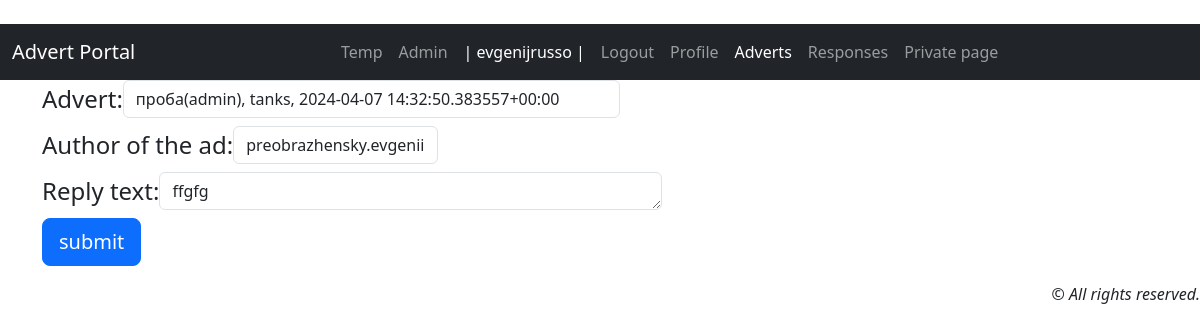
/callboard/responses/update/63 (signed in), run on the app's committed database.
### callboard/models.py (models this page shows, shortened)
class User(AbstractUser):
    code = models.CharField(max_length=15, blank=True, null=True, verbose_name=_('Code'))  # доп. поле для user

class Response(models.Model):
    text = models.TextField(_('Reply text'))  # Текст ответа
    response_date = models.DateTimeField(auto_now_add=True, verbose_name=_('Date of response'))  # Дата ответа
    advert = models.ForeignKey(
        Advert,
        on_delete=models.CASCADE,
        verbose_name=_('Advert'),
        related_name='responses'
    )
    user = models.ForeignKey(
        User,
        on_delete=models.CASCADE,
        verbose_name='Author of the ad',
        related_name='responses'
    )
    accept = models.BooleanField(default=False, verbose_name='Accept')  # принимать пользователем объевления
    class Meta:
        verbose_name = _('Response')
        verbose_name_plural = _('Responses')
        ordering = ['-response_date']

### callboard/views/response.py (the view, shortened to what this page needs)
# urls.py: path('callboard/responses/update/<int:pk>', ResponseUpdate.as_view(), name='response_update'),
class ResponseUpdate(LoginRequiredMixin, UpdateView):
    model = Response
    form_class = ResponseForm
    template_name = 'callboard/response_update.html'
    def get_object(self, **kwargs):
        idu = self.kwargs.get('pk')
        return Response.objects.get(pk=idu)

### callboard/forms.py
class ResponseForm(forms.ModelForm):
    def __init__(self, *args, **kwargs):
        super(ResponseForm, self).__init__(*args, **kwargs)
        for visible in self.visible_fields():
            visible.field.widget.attrs.update({'class': 'form-control'})
    class Meta:
        model = Response
        fields = ['advert', 'user', 'text']
        label = [_('Advert'), _('User'), _('Text'), ]
        widgets = {
            'text': forms.Textarea(attrs={'cols': 50, 'rows': 1, 'required': True}),
        }

### callboard/models.py (called while the page is built)
    def __str__(self):
        return f'{self.title}, {self.category}, {self.created}'

### callboard/templates/callboard/response_update.html (shortened to what this page needs)
{% extends 'default.html' %}
{% load i18n %}
{% block content %}
<div class="container gap-3">
    <form action="" method="post" novalidate class=""> {% csrf_token %}
       <div>
           {% for fields in form %}
           <div style="display:flex; flex-direction: row; justify-content: left; align-items: center">
               <h4><label>{{ fields.label_tag }} </label></h4>
               <h4><span>  {{ fields }} </span></h4>
           </div>
            {% endfor %}
             <input class="btn btn-lg btn-primary" type="submit" value="submit" />
      </div>
    </form>
</div>
{% endblock content %}

### templates/default.html (shortened to what this page needs)
{% load django_bootstrap5 %}
{% load i18n %}
{% load static %}
{{ '<' }}{{ '!DOCTYPE html>' }}
<html lang="en">
<head>
    {% bootstrap_css %}
     <link rel="stylesheet" type="text/css" href="{% static 'callboard/css/styles.css' %}">
</head>
<body class="contaiter-fluid">
    <nav class="navbar navbar-expand-lg navbar-dark bg-dark">
      <div class="container-fluid">
           <a class="navbar-brand" href="#">Advert Portal</a>
       <div class="collapse navbar-collapse justify-content-center" id="navbarNav">
              <ul class="navbar-nav mb-2 mb-lg-0">
                 <li class="nav-item active"><a class="nav-link" aria-current="page" href="../">Temp</a></li>
                 <li class="nav-item"><a class="nav-link" href="/admin/">Admin</a></li>
                 <li class="nav-item">{% if user.is_authenticated %}<a class="nav-link active">| {{ request.user.username }} |</a>{% endif %}</li>
                 <li class="nav-item">{% if user.is_authenticated %}<a class="nav-link" href='{% url "account_logout" %}'>{% trans "Logout" %}</a>{% endif %}</li>
                 <li class="nav-item">{% if user.is_authenticated %}<a class="nav-link" href='{% url "profile" %}'>{% trans "Profile" %}</a>{% endif %}</li>
                 <li class="nav-item"><a class="nav-link active" href='{% url "advert_list" %}'>{% translate "Adverts" %}</a></li>
                 <li class="nav-item"><a class="nav-link" href='{% url "response_list" %}'>{% translate "Responses" %}</a></li>
                 <li class="nav-item"><a class="nav-link" href='{% url "private_response" %}'>{% translate "Private page" %}</a></li>
              </ul>
         </div>
      </div>
    </nav>
    {% block content %}
    {% endblock content %}
<footer class="mt-3"><p class="text-end fst-italic">&copy; All rights reserved.</p></footer>
</body>
</html>

### callboard/static/callboard/css/styles.css (style rules this page uses)
:root, [data-bs-theme=light] { --bs-blue: #0d6efd; --bs-indigo: #6610f2; --bs-purple: #6f42c1; --bs-pink: #d63384; --bs-red: #dc3545; --bs-orange: #fd7e14; --bs-yellow: #ffc107; --bs-green: #198754; --bs-teal: #20c997; --bs-cyan: #0dcaf0; --bs-black: #000; --bs-white: #fff; --bs-gray: #6c757d; --bs-gray-dark: #343a40; --bs-gray-100: #f8f9fa; --bs-gray-200: #e9ecef; --bs-gray-300: #dee2e6; --bs-gray-400: #ced4da; --bs-gray-500: #adb5bd; --bs-gray-600: #6c757d; --bs-gray-700: #495057; --bs-gray-800: #343a40; --bs-gray-900: #212529; --bs-primary: #0d6efd; --bs-secondary: #6c757d; --bs-success: #198754; --bs-info: #0dcaf0; --bs-warning: #ffc107; --bs-danger: #dc3545; --bs-light: #f8f9fa; --bs-dark: #212529; --bs-primary-rgb: 13, 110, 253; --bs-secondary-rgb: 108, 117, 125; --bs-success-rgb: 25, 135, 84; --bs-info-rgb: 13, 202, 240; --bs-warning-rgb: 255, 193, 7; --bs-danger-rgb: 220, 53, 69; --bs-light-rgb: 248, 249, 250; --bs-dark-rgb: 33, 37, 41; --bs-primary-text-emphasis: #052c65; --bs-secondary-text-emphasis: #2b2f32; --bs-success-text-emphasis: #0a3622; --bs-info-text-emphasis: #055160; --bs-warning-text-emphasis: #664d03; --bs-danger-text-emphasis: #58151c; --bs-light-text-emphasis: #495057; --bs-dark-text-emphasis: #495057; --bs-primary-bg-subtle: #cfe2ff; --bs-secondary-bg-subtle: #e2e3e5; --bs-success-bg-subtle: #d1e7dd; --bs-info-bg-subtle: #cff4fc; --bs-warning-bg-subtle: #fff3cd; --bs-danger-bg-subtle: #f8d7da; --bs-light-bg-subtle: #fcfcfd; --bs-dark-bg-subtle: #ced4da; --bs-primary-border-subtle: #9ec5fe; --bs-secondary-border-subtle: #c4c8cb; --bs-success-border-subtle: #a3cfbb; --bs-info-border-subtle: #9eeaf9; --bs-warning-border-subtle: #ffe69c; --bs-danger-border-subtle: #f1aeb5; --bs-light-border-subtle: #e9ecef; --bs-dark-border-subtle: #adb5bd; --bs-white-rgb: 255, 255, 255; --bs-black-rgb: 0, 0, 0; --bs-font-sans-serif: system-ui, -apple-system, "Segoe UI", Roboto, "Helvetica Neue", "Noto Sans", "Liberation Sans", Arial, sans-serif, "Apple Color Emoji", "Segoe UI Emoji", "Segoe UI Symbol", "Noto Color Emoji"; --bs-font-monospace: SFMono-Regular, Menlo, Monaco, Consolas, "Liberation Mono", "Courier New", monospace; --bs-gradient: linear-gradient(180deg, rgba(255, 255, 255, 0.15), rgba(255, 255, 255, 0)); --bs-body-font-family: var(--bs-font-sans-serif); --bs-body-font-size: 1rem; --bs-body-font-weight: 400; --bs-body-line-height: 1.5; --bs-body-color: #212529; --bs-body-color-rgb: 33, 37, 41; --bs-body-bg: #fff; --bs-body-bg-rgb: 255, 255, 255; --bs-emphasis-color: #000; --bs-emphasis-color-rgb: 0, 0, 0; --bs-secondary-color: rgba(33, 37, 41, 0.75); --bs-secondary-color-rgb: 33, 37, 41; --bs-secondary-bg: #e9ecef; --bs-secondary-bg-rgb: 233, 236, 239; --bs-tertiary-color: rgba(33, 37, 41, 0.5); --bs-tertiary-color-rgb: 33, 37, 41; --bs-tertiary-bg: #f8f9fa; --bs-tertiary-bg-rgb: 248, 249, 250; --bs-heading-color: inherit; --bs-link-color: #0d6efd; --bs-link-color-rgb: 13, 110, 253; --bs-link-decoration: underline; --bs-link-hover-color: #0a58ca; --bs-link-hover-color-rgb: 10, 88, 202; --bs-code-color: #d63384; --bs-highlight-color: #212529; --bs-highlight-bg: #fff3cd; --bs-border-width: 1px; --bs-border-style: solid; --bs-border-color: #dee2e6; --bs-border-color-translucent: rgba(0, 0, 0, 0.175); --bs-border-radius: 0.375rem; --bs-border-radius-sm: 0.25rem; --bs-border-radius-lg: 0.5rem; --bs-border-radius-xl: 1rem; --bs-border-radius-xxl: 2rem; --bs-border-radius-2xl: var(--bs-border-radius-xxl); --bs-border-radius-pill: 50rem; --bs-box-shadow: 0 0.5rem 1rem rgba(0, 0, 0, 0.15); --bs-box-shadow-sm: 0 0.125rem 0.25rem rgba(0, 0, 0, 0.075); --bs-box-shadow-lg: 0 1rem 3rem rgba(0, 0, 0, 0.175); --bs-box-shadow-inset: inset 0 1px 2px rgba(0, 0, 0, 0.075); --bs-focus-ring-width: 0.25rem; --bs-focus-ring-opacity: 0.25; --bs-focus-ring-color: rgba(13, 110, 253, 0.25); --bs-form-valid-color: #198754; --bs-form-valid-border-color: #198754; --bs-form-invalid-color: #dc3545; --bs-form-invalid-border-color: #dc3545; }

### data on the page
User: user.username "evgenijrusso"
Response: form "проба(admin), tanks, 2024-04-07 14:32:50.383557+00:00" "preobrazhensky.evgenii" "ffgfg"

### other printed values
{{ fields.label_tag }} "Advert:" "Author of the ad:" "Reply text:"
